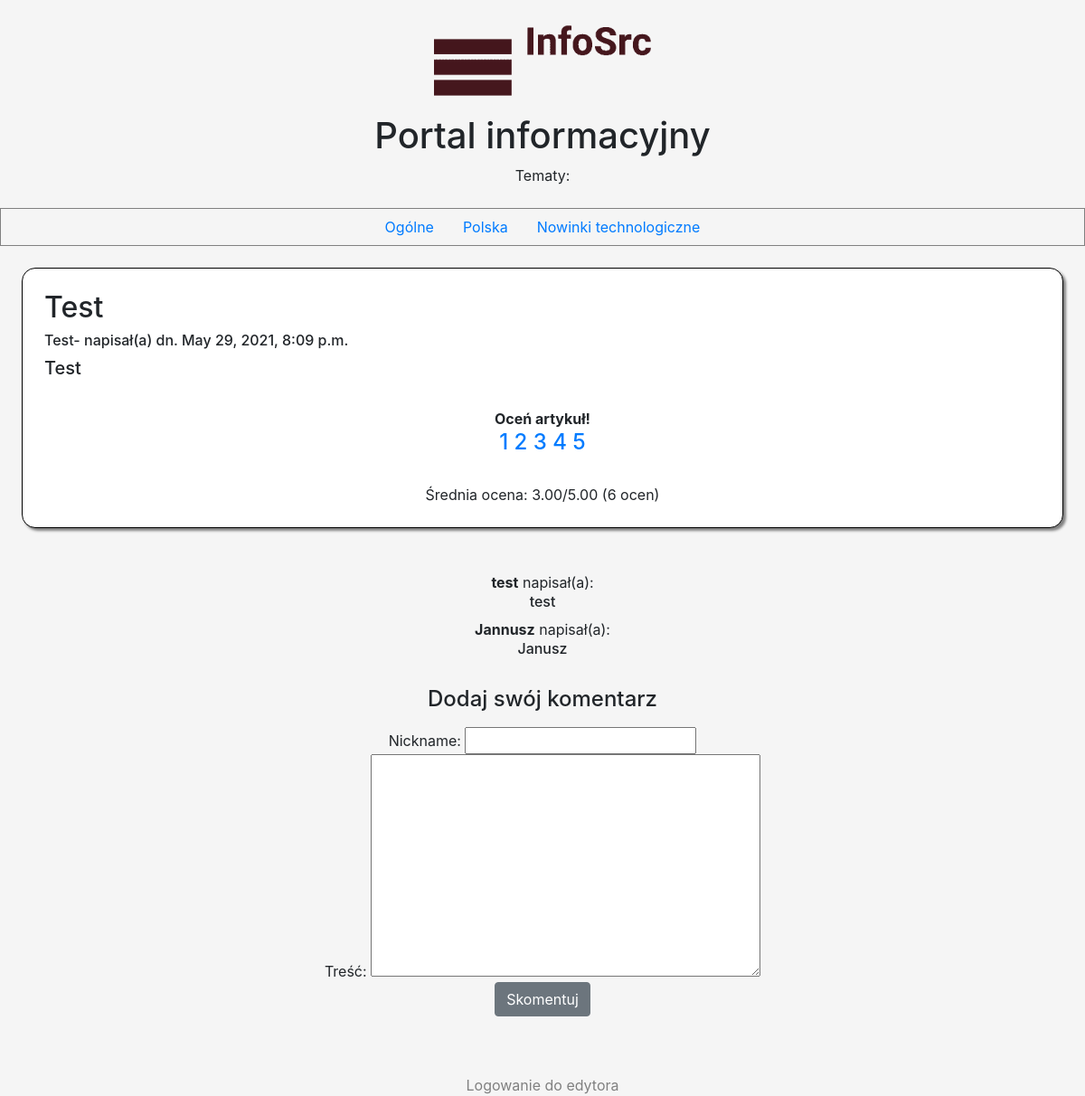
Page /article/3/ on the committed database.
### serwisInf/models.py (models this page shows, shortened)
class Topic(models.Model):
    id = models.AutoField(primary_key=True)
    name = models.CharField(max_length=32)

class Article(models.Model):
    id = models.AutoField(primary_key=True)
    title = models.TextField(max_length=128)
    author = models.CharField(max_length=128)
    date = models.DateTimeField()
    content = models.TextField(max_length=96000)
    topic_id = models.ForeignKey(Topic, on_delete=models.CASCADE)

class Rating(models.Model):
    article_id = models.ForeignKey(Article,unique=True, on_delete=models.CASCADE, primary_key=True)
    avg = models.DecimalField(max_digits=3, decimal_places=2)
    rating_count = models.IntegerField()

class Comment(models.Model):
    id = models.AutoField(primary_key=True)
    article_id = models.ForeignKey(Article, on_delete=models.CASCADE)
    username = models.CharField(max_length=128)
    content = models.TextField(max_length=2048)

### serwisInf/views.py (the view, shortened to what this page needs)
# urls.py: path('article/<int:articleId>/', getArticle, name='getArticle'),
def getArticle(request, articleId):
    try:
        article = Article.objects.get(id=articleId)
        comments = Comment.objects.filter(article_id=article)
        rating = None
        try:
            rating = Rating.objects.get(article_id=article)
        except Rating.DoesNotExist:
            rating = Rating(article_id=article, avg=0, rating_count=0)
            rating.save()
        form = CommentForm()
        topics = Topic.objects.all()
        return render(request, 'article.html', {
                'article': article,
                'comments': comments,
                'form': form,
                'rating': rating,
                'topics': topics,
            })
    except Article.DoesNotExist:
        return render(request, '404.html')
    except Exception as ex:
        template = "An excption of type {0} occurred. Arguments:\n{1!r}"
        message = template.format(type(ex).__name__, ex.args)
        print(message)

### serwisInf/forms.py
class CommentForm(ModelForm):
    class Meta:
        model = Comment
        fields = ['username', 'content']

### templates/article.html (shortened to what this page needs)
<!DOCTYPE html>
<html>
    <head>
        {% load static %}
        <link rel="stylesheet" href="{% static 'css/style.css' %}">
        <link rel="stylesheet" href="{% static 'css/bootstrap.min.css' %}">
        <link rel="stylesheet" href="{% static 'css/bootstrap.css' %}">
    </head>
    <body class="page">
        <div class="text-center">
            <a href="/"><img id="error-img" src="{% static 'media/logo_transparent.png'%}"></a>
            <h1>Portal informacyjny</h1>
        </div>
        <div class="text-center">Tematy:</div><br>
        <nav class="nav justify-content-center">
            {% for topic in topics %}
            <a class="nav-link active" href="{% url 'homePageByTopic' topic.id %}">{{topic.name}}</a>
            {% endfor %}
          </nav>
          <div class="article">
            <h2>{{article.title}}</h2>
            <h6>{{article.author}} napisał(a) dn. {{article.date}}</h6>
            <h5>{{article.content}}</h3><br>
            <div class="text-center">
              <span><strong>Oceń artykuł!</strong></span><br>
              <h4> <a href="{% url 'articlerating' article.id 1 %}">1</a>
                <a href="{% url 'articlerating' article.id 2 %}">2</a>
                <a href="{% url 'articlerating' article.id 3 %}">3</a>
                <a href="{% url 'articlerating' article.id 4 %}">4</a>
                <a href="{% url 'articlerating' article.id 5 %}">5</a></h4><br>
                Średnia ocena: {{rating.avg}}/5.00 ({{rating.rating_count}} ocen)
             </div>
            </div>
          <div class="comments">
            {% for comment in comments %}
            <span class="comment">
                <span class="nickname"><strong>{{comment.username}}</strong> napisał(a): </span>
                <span class="content"><h6>{{comment.content}}</h6></span>
            </span>
            {% endfor %}
              <form method="POST" action="{% url 'getArticle' article.id %}"><div class="form-group">
                  {% csrf_token %} <br>
                <label for="exampleFormControlTextarea1"><h4>Dodaj swój komentarz</h3></label><br>
                Nickname: {{form.username}}<br>
                Treść: {{form.content}} <br>
                <button type="submit" class="btn btn-secondary">Skomentuj</button>
              </div>
            </form>
          </div>
    </body>
    <footer class="text-center"><a href="/accounts/login" style="color: grey">Logowanie do edytora</a></footer>
</html>

### rows in the picture
Topic: name "Ogólne"
Topic: name "Polska"
Topic: name "Nowinki technologiczne"
Article: title "Test", author "Test-", date "May 29, 2021, 8:09 p.m.", content "Test"
Rating: avg "3.00", rating_count "6"
Comment: username "test", content "test"
Comment: username "Jannusz", content "Janusz"
